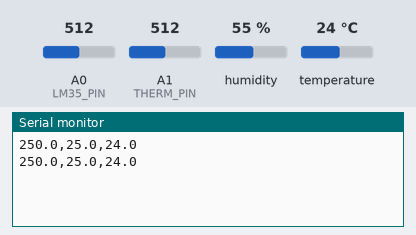
The sketch below on a simulated Arduino Uno, built with avr-gcc and run on an emulated ATmega328P. Shown: the last lines printed to the serial monitor. Inputs (shaded band) come from the test bench; at power-on: temperature 24 °C, A0 (LM35_PIN) = 512, A1 (THERM_PIN) = 512, humidity 55 %.

Above: at 2.8 s.
2.9 s: temperature set to 12 °C
At 5.3 s:
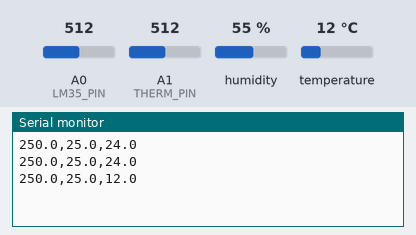
5.6 s: A0 (LM35_PIN) set to 716
At 6.6 s:
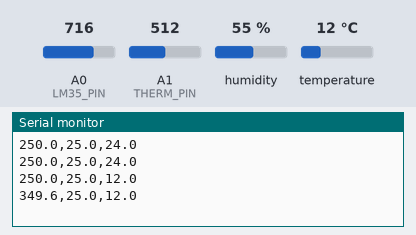
8.3 s: A1 (THERM_PIN) set to 716
At 10.8 s:
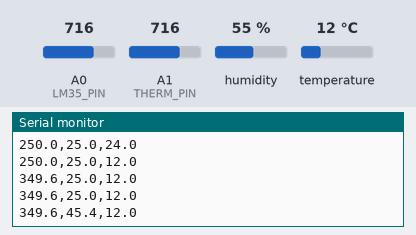
11.0 s: temperature set to 19 °C
At 12.7 s:
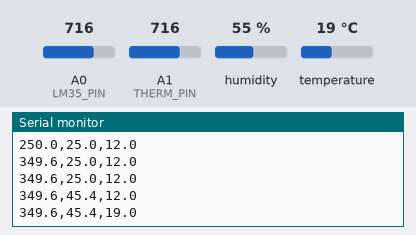
13.7 s: A0 (LM35_PIN) set to 992
At 15.2 s:
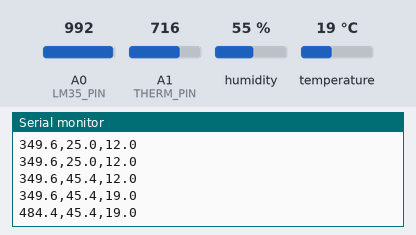
16.4 s: A1 (THERM_PIN) set to 992
At 18.9 s:
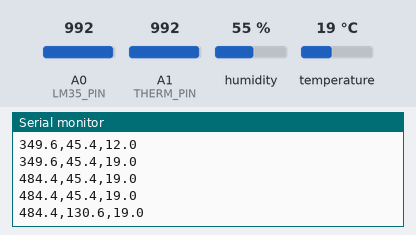
Timing chart, 0 to 20.1 s (numbered marks = the images above; inputs shaded):
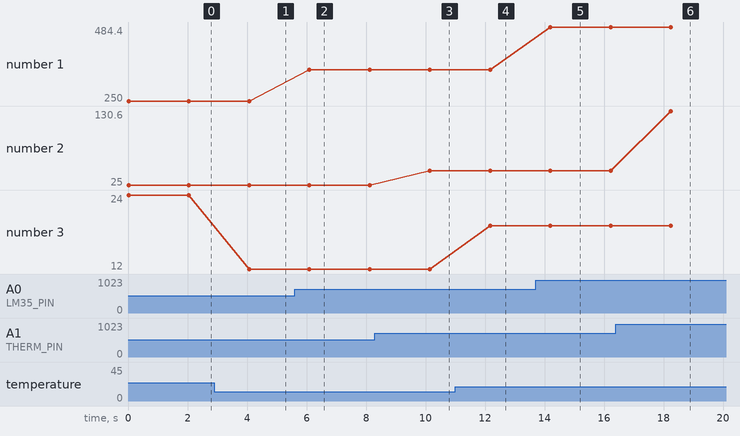

Measured:
- after the input at 2.9 s, the serial monitor: prints a new line after 1.2 s (image 1)
- after the input at 5.6 s, the serial monitor: prints a new line after 0.50 s (image 2)
- after the input at 8.3 s, the serial monitor: prints a new line after 1.8 s (image 3)
- after the input at 11.0 s, the serial monitor: prints a new line after 1.2 s (image 4)
- after the input at 13.7 s, the serial monitor: prints a new line after 0.50 s (image 5)
- after the input at 16.4 s, the serial monitor: prints a new line after 1.8 s (image 6)
- plotted number 1: 250 → 349.6 after the input at 5.6 s, 349.6 → 484.4 after the input at 13.7 s
- plotted number 2: 25 → 45.4 after the input at 8.3 s, 45.4 → 130.6 after the input at 16.4 s

The sketch:

5.9.ino
```cpp
#include <DHT.h>

const int LM35_PIN = A0;
const int THERM_PIN = A1;
const int DHT_PIN = 2;

DHT dht(DHT_PIN, DHT11);

const float THERM_R0 = 10000.0;
const float THERM_B = 3950.0;
const float THERM_T0 = 298.15;

void setup() {
  Serial.begin(9600);
  dht.begin();
}

float readLM35() {
  int v = analogRead(LM35_PIN);
  return v * 5.0 / 1024.0 * 100.0;
}

float readThermistor() {
  int v = analogRead(THERM_PIN);
  float r = 10000.0 * (1023.0 / v - 1.0);
  float t = 1.0 / (1.0 / THERM_T0 + log(r / THERM_R0) / THERM_B);
  return t - 273.15;
}

void loop() {
  float t1 = readLM35();
  float t2 = readThermistor();
  float t3 = dht.readTemperature();

  if (isnan(t3)) t3 = -999;

  Serial.print(t1, 1);
  Serial.print(",");
  Serial.print(t2, 1);
  Serial.print(",");
  Serial.println(t3, 1);

  delay(2000);
}
```
